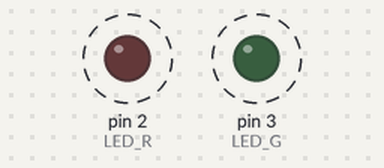
A sketch run on a simulated Arduino Uno, built with avr-gcc and run on an emulated ATmega328P. Shown: output pins drawn as LEDs (lit = HIGH). Dashed ring = blinking.

Above: at 0.2 s.
Timing chart, 0 to 4.6 s (numbered marks = the images above):
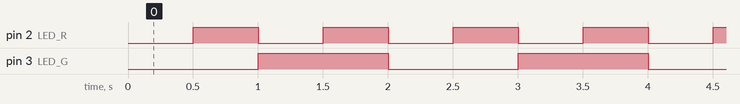

Measured:
- by itself, pin 2 (LED_R): alternates HIGH for 0.50 s and LOW for 0.50 s
- by itself, pin 3 (LED_G): alternates HIGH for 1.0 s and LOW for 1.0 s
- by itself, everything shown: repeats every 2.0 s, in 4 steps

The sketch:

coloredlightswitchcase.ino
```cpp
  // led red on pin 2
#define LED_R 2
  // led green on pin 3
#define LED_G 3

  // led is off
#define NONE  0
  // led is red
#define RED   1
  // led is green
#define GRN   2

void setup()
{
  pinMode(LED_R, OUTPUT);
  pinMode(LED_G, OUTPUT);
}

void setled (uint8_t tila)
{

  switch (tila)
  {
      // make led red
    case 1:
      digitalWrite(LED_R, HIGH);
      digitalWrite(LED_G, LOW);
      break;
      // make led green
    case 2:
      digitalWrite(LED_R, LOW);
      digitalWrite(LED_G, HIGH);
      break;
      // make led orange / yellow
    case 3:
      digitalWrite(LED_R, HIGH);
      digitalWrite(LED_G, HIGH);
      break;
      // default to led being off
    default:
      digitalWrite(LED_R, LOW);
      digitalWrite(LED_G, LOW);
      break;
  }

}

void loop()
{
  for (int i=0; i<4; i++)
    {
      setled(i);
      delay(500);
    }
}
```
